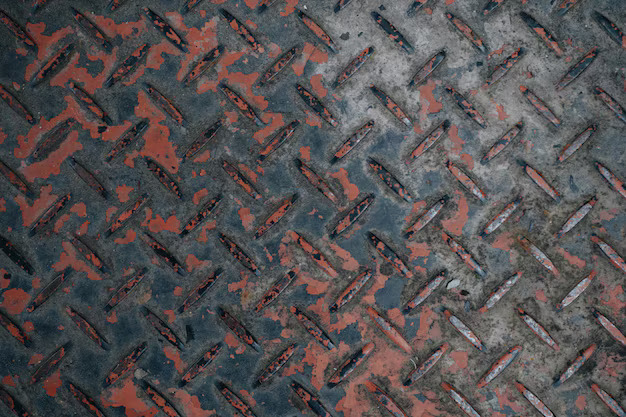
#> input picture src/util/metalwall.jpg, 626 x 417 px
$ python img_pixelate.py metalwall.jpg out.png
#> lines starting #> are read from the running program, lines starting #| are printed output that depends on the picture
# This script pixelates an image to a given size using nearest neighbor scaling
from PIL import Image
import sys

if len(sys.argv) != 3:
    print(f"Usage: {sys.argv[0]} <input_image_path> <output_image_path>")
    sys.exit(1)
# 168 270
desiredPixelnessW = 168
desiredPixelnessH = 270
#224 360
outputW = 168
outputH = 270

image_path = sys.argv[1]
img = Image.open(image_path)
#> img is the input picture: PIL image 626x417 RGB; mean R, G, B 85, 80.2, 81.4

# Downscale to a smaller size to pixelate
img_downscaled = img.resize((desiredPixelnessW, desiredPixelnessH), Image.NEAREST)
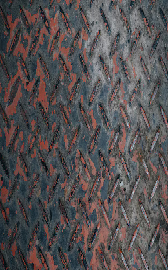
#> img_downscaled: PIL image 168x270 RGB; mean R, G, B 85, 80.3, 81.4

# Upscale to a larger size to get the pixelated effect
img_resized = img_downscaled.resize((outputW, outputH), Image.NEAREST)

output_path = sys.argv[2]
img_resized.save(output_path)
